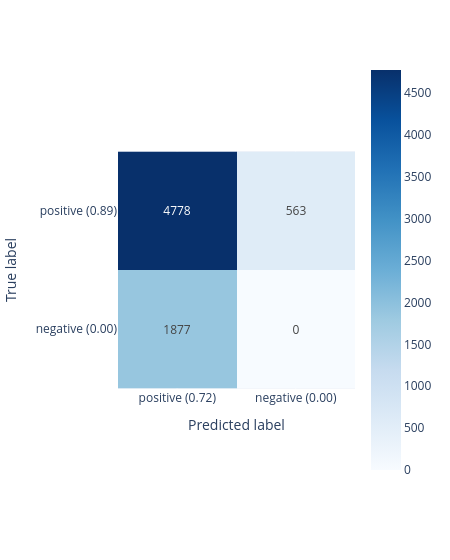

Here is the notebook cell this chart was saved with:
### Markdown cell above
Mit dem Paket docling wurden 4778 der Grenzen richtig erkannt, was einem Recall von ca. 0.895 entspricht. Insgesamt wurden 6655 Grenzen erkannt, von denen 1877 keine tatsächliche Grenze darstellen, woraus sich eine Precision von 0.718 ergibt.

Gegenüber dem Paket pymupdf4llm, mit welchem einen Recall von 0.857 erzielt wurde, werden die Grenzen durch das Paket docling etwas besser erkannt. Die Precision der Erkennung ist für beide Pakete annähernd gleich und ca. jede vierte erkannte Grenze stellt keine tatsächliche Grenze dar.

Die für die Verarbeitung eines Dokuments mit dem Paket benötigte durchschnittliche Zeit ist mit ca. 5 Sekunden deutlich geringer.

### Code cell
PX.displayConfusionMatrix(np.array(cm), width=450, xaxes={'labels': labels, 'title': 'Predicted label'}, yaxes={'labels': labels, 'title': 'True label'})

### Figure 1 — Plotly figure (JSON) as saved in the notebook; plotly's stock layout.template omitted (floating-point values rounded to 4 significant figures)
{"data": [{"coloraxis": "coloraxis", "hovertemplate": "x: %{x}<br>y: %{y}<br>color: %{z}<extra></extra>", "name": "0", "texttemplate": "%{z}", "type": "heatmap", "xaxis": "x", "yaxis": "y", "z": [[4778, 563], [1877, 0]]}], "layout": {"coloraxis": {"autocolorscale": false, "colorscale": [[0, "rgb(247,251,255)"], [0.125, "rgb(222,235,247)"], [0.25, "rgb(198,219,239)"], [0.375, "rgb(158,202,225)"], [0.5, "rgb(107,174,214)"], [0.625, "rgb(66,146,198)"], [0.75, "rgb(33,113,181)"], [0.875, "rgb(8,81,156)"], [1, "rgb(8,48,107)"]]}, "margin": {"t": 60}, "width": 450, "xaxis": {"anchor": "y", "constrain": "domain", "domain": [0, 1], "scaleanchor": "y", "tickmode": "array", "ticktext": ["positive (0.72)", "negative (0.00)"], "tickvals": [0, 1], "title": {"text": "Predicted label"}}, "yaxis": {"anchor": "x", "autorange": "reversed", "constrain": "domain", "domain": [0, 1], "tickmode": "array", "ticktext": ["positive (0.89)", "negative (0.00)"], "tickvals": [0, 1], "title": {"text": "True label"}}}}
